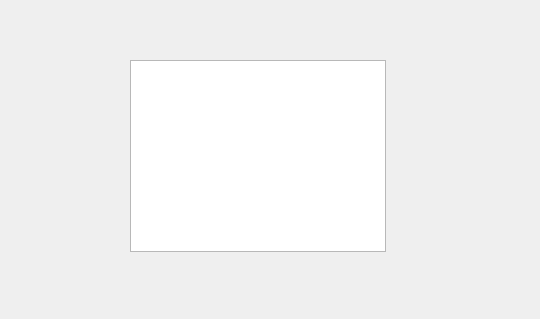
<?xml version="1.0" encoding="UTF-8"?>
<ui version="4.0">
 <class>userviewreservations</class>
 <widget class="QDialog" name="userviewreservations">
  <property name="geometry">
   <rect>
    <x>0</x>
    <y>0</y>
    <width>540</width>
    <height>319</height>
   </rect>
  </property>
  <property name="windowTitle">
   <string>Dialog</string>
  </property>
  <widget class="QListWidget" name="listWidgetReservations">
   <property name="geometry">
    <rect>
     <x>130</x>
     <y>60</y>
     <width>256</width>
     <height>192</height>
    </rect>
   </property>
  </widget>
 </widget>
 <resources/>
 <connections/>
</ui>
